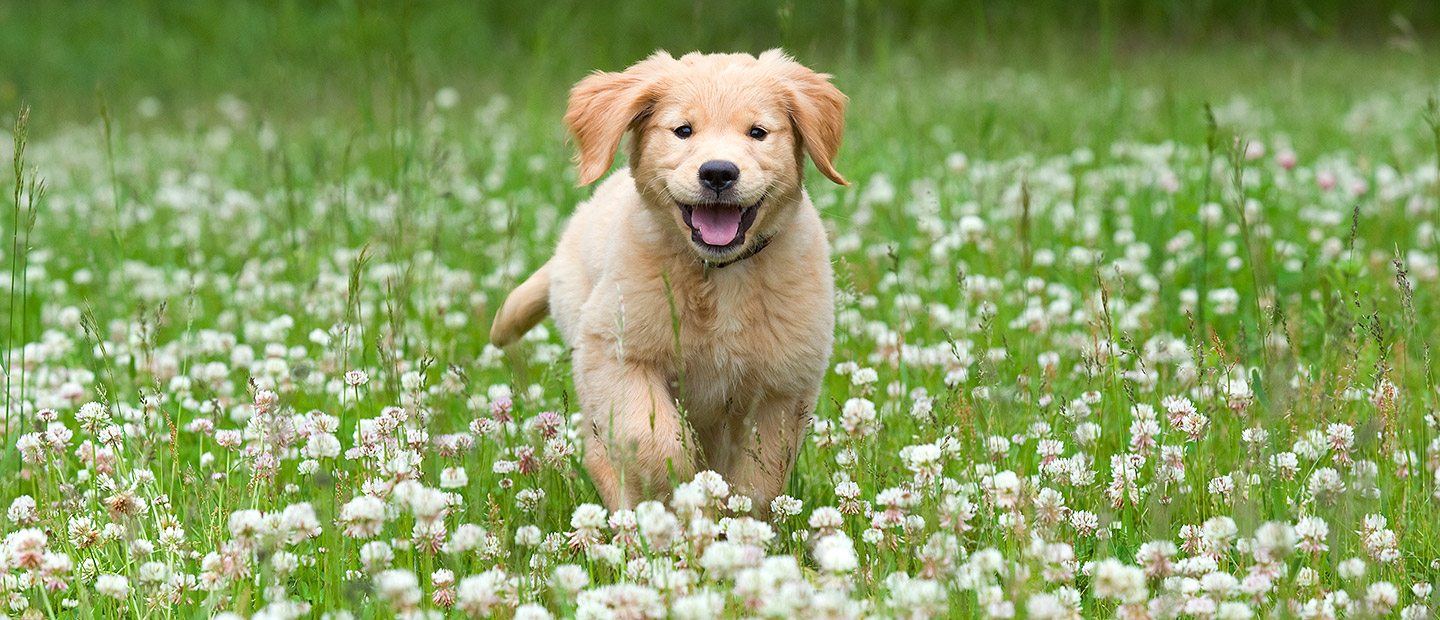
#> input picture jundam_demo/image.png, 1440 x 620 px
$ python crop_image.py
#> lines starting #> are read from the running program, lines starting #| are printed output that depends on the picture
import cv2

# Load and resize the image
image = cv2.imread("image.png")
#> image is the input picture: shape (620, 1440, 3); mean B, G, R 99.9, 160.2, 140.1

height, width, channel = image.shape
#> height = 620; width = 1440; channel = 3
print(image.shape)
#| (620, 1440, 3)

# Crop a region
cropped_img = image[200:500, 400:750]
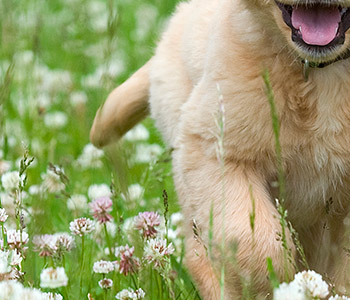
#> cropped_img: shape (300, 350, 3); mean B, G, R 112.6, 158.5, 155.3

cv2.imshow("Original Image", image)
cv2.imshow("Cropped Image", cropped_img)
cv2.waitKey(0)
cv2.destroyAllWindows()
